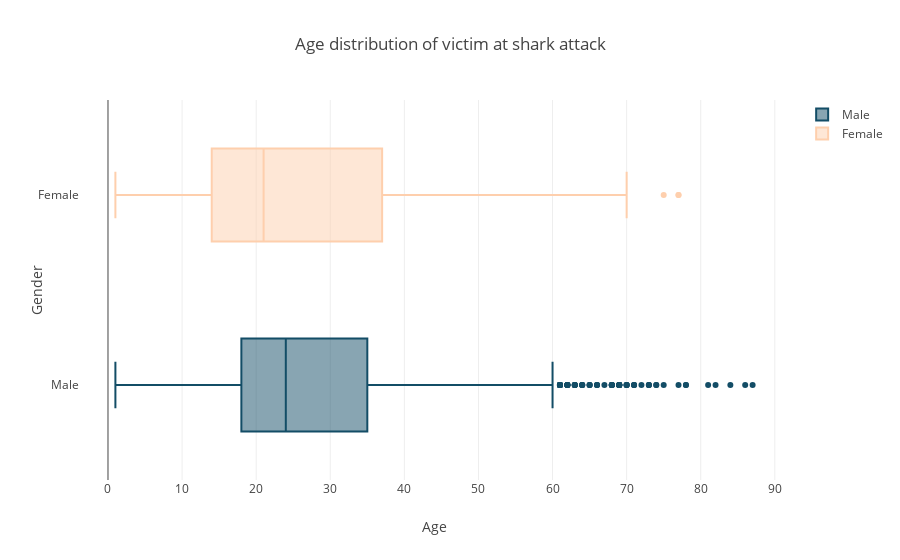

This figure's notebook cell:
### Code cell
trace0 = go.Box(x=male, name='Male', marker = dict(
        color = dark_blue
    ))
trace1 = go.Box(x=female, name='Female', marker = dict(
        color = pink
    ))
data = [trace0, trace1]

layout = go.Layout(title = 'Age distribution of victim at shark attack',
    yaxis=dict(
        title='Gender',
        zeroline=False
    ), xaxis=dict(title='Age')
)

fig = go.Figure(data=data, layout=layout)
iplot(fig, filename = "Sharks barplot")

### Figure 1 — Plotly figure (JSON) as saved in the notebook; plotly's stock layout.template omitted (floating-point values rounded to 4 significant figures; data arrays with more than 128 entries replaced by an {"elided": "..."} marker saying what was removed)
{"data": [{"marker": {"color": "rgb(19, 77, 102)"}, "name": "Male", "type": "box", "uid": "145c1baa-64ec-4b6b-90b3-5029e5d8839d", "x": {"elided": "4548 str values"}}, {"marker": {"color": "rgb(254, 207, 173)"}, "name": "Female", "type": "box", "uid": "4a1bf5ca-239d-4517-8b66-793d5925f381", "x": {"elided": "610 str values"}}], "layout": {"title": {"text": "Age distribution of victim at shark attack"}, "xaxis": {"title": {"text": "Age"}}, "yaxis": {"title": {"text": "Gender"}, "zeroline": false}}}
